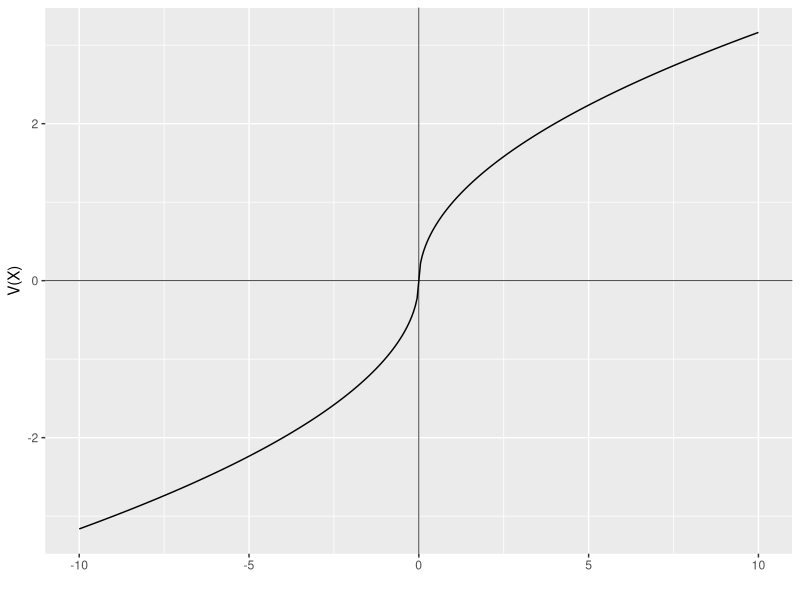

Generate this figure with R:
## ---- chunk 1
library(ggplot2)

loss_fun <- function(x){
  -(-x)^0.5
}
gain_fun <- function(x){
  x^0.5
}

loss <- data.frame(
  x=seq(-10,0,0.05),
  y=NA
  )
loss$y <- loss_fun(loss$x)

gain <- data.frame(
  x=seq(0,10,0.05),
  y=NA
  )
gain$y <- gain_fun(gain$x)

ggplot(mapping = aes(x, y)) +
  geom_line(data = loss) +
  geom_line(data = gain) + 
  geom_vline(xintercept = 0, size=0.25)+ 
  geom_hline(yintercept = 0, size=0.25)+
  labs(x = "", y = "V(X)")
